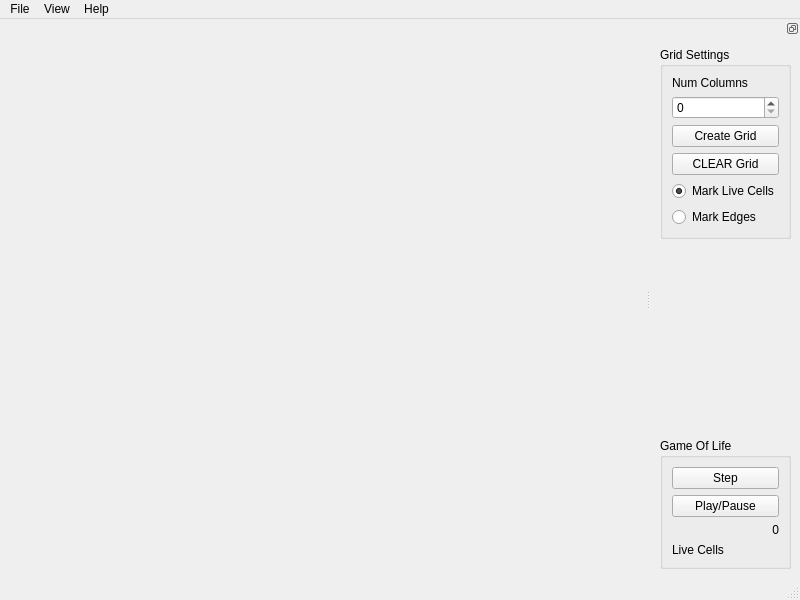
<?xml version="1.0" encoding="UTF-8"?>
<ui version="4.0">
 <class>MainWindow</class>
 <widget class="QMainWindow" name="MainWindow">
  <property name="geometry">
   <rect>
    <x>0</x>
    <y>0</y>
    <width>800</width>
    <height>600</height>
   </rect>
  </property>
  <property name="windowTitle">
   <string>MainWindow</string>
  </property>
  <widget class="QWidget" name="centralwidget"/>
  <widget class="QMenuBar" name="menubar">
   <property name="geometry">
    <rect>
     <x>0</x>
     <y>0</y>
     <width>800</width>
     <height>21</height>
    </rect>
   </property>
   <widget class="QMenu" name="menuFile">
    <property name="title">
     <string>File</string>
    </property>
    <addaction name="actionOpen"/>
    <addaction name="separator"/>
    <addaction name="actionLoad_Grid"/>
    <addaction name="actionSave_Grid"/>
    <addaction name="separator"/>
    <addaction name="actionExit"/>
   </widget>
   <widget class="QMenu" name="menuView">
    <property name="title">
     <string>View</string>
    </property>
    <addaction name="actionReset_Zoom"/>
   </widget>
   <widget class="QMenu" name="menuHelp">
    <property name="title">
     <string>Help</string>
    </property>
   </widget>
   <addaction name="menuFile"/>
   <addaction name="menuView"/>
   <addaction name="menuHelp"/>
  </widget>
  <widget class="QStatusBar" name="statusbar"/>
  <widget class="QDockWidget" name="dockWidget_2">
   <property name="features">
    <set>QDockWidget::DockWidgetFloatable|QDockWidget::DockWidgetMovable</set>
   </property>
   <property name="allowedAreas">
    <set>Qt::LeftDockWidgetArea|Qt::RightDockWidgetArea</set>
   </property>
   <attribute name="dockWidgetArea">
    <number>2</number>
   </attribute>
   <widget class="QWidget" name="dockWidgetContents_2">
    <layout class="QVBoxLayout" name="verticalLayout_3">
     <item>
      <widget class="QGroupBox" name="groupBox">
       <property name="title">
        <string>Grid Settings</string>
       </property>
       <layout class="QVBoxLayout" name="verticalLayout">
        <item>
         <widget class="QLabel" name="label">
          <property name="text">
           <string>Num Columns</string>
          </property>
         </widget>
        </item>
        <item>
         <widget class="QSpinBox" name="numColBox">
          <property name="maximum">
           <number>999</number>
          </property>
         </widget>
        </item>
        <item>
         <widget class="QPushButton" name="createGrid">
          <property name="text">
           <string>Create Grid</string>
          </property>
         </widget>
        </item>
        <item>
         <widget class="QPushButton" name="clearGrid">
          <property name="text">
           <string>CLEAR Grid</string>
          </property>
         </widget>
        </item>
        <item>
         <widget class="QRadioButton" name="markLiveRadio">
          <property name="text">
           <string>Mark Live Cells</string>
          </property>
          <property name="checked">
           <bool>true</bool>
          </property>
          <attribute name="buttonGroup">
           <string>mouseModeGroup</string>
          </attribute>
         </widget>
        </item>
        <item>
         <widget class="QRadioButton" name="markEdgeRadio">
          <property name="text">
           <string>Mark Edges</string>
          </property>
          <attribute name="buttonGroup">
           <string>mouseModeGroup</string>
          </attribute>
         </widget>
        </item>
       </layout>
      </widget>
     </item>
     <item>
      <spacer name="verticalSpacer">
       <property name="orientation">
        <enum>Qt::Vertical</enum>
       </property>
       <property name="sizeHint" stdset="0">
        <size>
         <width>20</width>
         <height>205</height>
        </size>
       </property>
      </spacer>
     </item>
     <item>
      <widget class="QGroupBox" name="groupBox_2">
       <property name="title">
        <string>Game Of Life</string>
       </property>
       <layout class="QVBoxLayout" name="verticalLayout_2">
        <item>
         <widget class="QPushButton" name="gol_step">
          <property name="text">
           <string>Step</string>
          </property>
         </widget>
        </item>
        <item>
         <widget class="QPushButton" name="pushButton_4">
          <property name="text">
           <string>Play/Pause</string>
          </property>
         </widget>
        </item>
        <item>
         <widget class="QLabel" name="label_3">
          <property name="text">
           <string>0</string>
          </property>
          <property name="alignment">
           <set>Qt::AlignRight|Qt::AlignTrailing|Qt::AlignVCenter</set>
          </property>
         </widget>
        </item>
        <item>
         <widget class="QLabel" name="label_2">
          <property name="text">
           <string>Live Cells</string>
          </property>
         </widget>
        </item>
       </layout>
       <zorder>gol_step</zorder>
       <zorder>pushButton_4</zorder>
       <zorder>label_2</zorder>
       <zorder>label_3</zorder>
      </widget>
     </item>
    </layout>
   </widget>
  </widget>
  <action name="actionOpen">
   <property name="text">
    <string>Open Image...</string>
   </property>
  </action>
  <action name="actionLoad_Grid">
   <property name="text">
    <string>Load Grid...</string>
   </property>
  </action>
  <action name="actionSave_Grid">
   <property name="text">
    <string>Save Grid...</string>
   </property>
  </action>
  <action name="actionExit">
   <property name="text">
    <string>Exit</string>
   </property>
  </action>
  <action name="actionReset_Zoom">
   <property name="text">
    <string>Reset Zoom</string>
   </property>
  </action>
 </widget>
 <resources/>
 <connections/>
 <buttongroups>
  <buttongroup name="mouseModeGroup"/>
 </buttongroups>
</ui>
